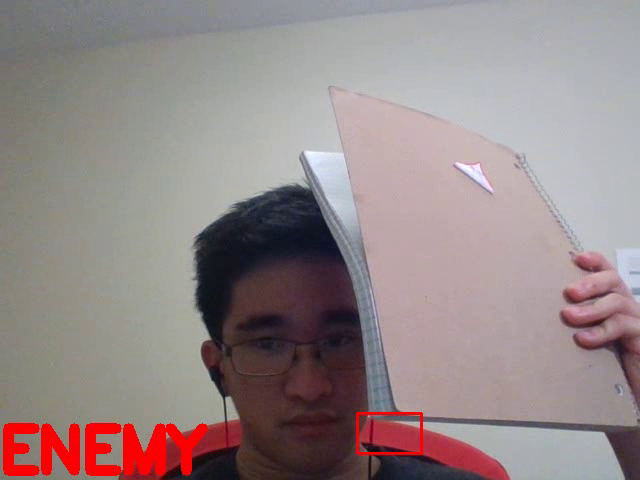
#> input picture frame 4 of website/saved/2016-Apr-03-23_16_32.avi, 640 x 480 px, given in place of the camera
$ python colordetectionandcamera.py   (Python 2 division)
#> lines starting #> are read from the running program, lines starting #| are printed output that depends on the picture; after the words box and inside, x2 and y2 are one past the last pixel; in counts of white or black regions, pixels touching at a corner belong together
'''
ELEC 291 - Project 2 - Group 5A
Analyes color from a moving camera and sends commands
to follow the color
Also records a video
'''


import cv2
import numpy
import serial
import time

#Initializes the camera and serial output to Arduino
camera = cv2.VideoCapture(0)
recorder = None
#ser = serial.Serial('/dev/ttyACM0', 9600)

#Color detection threshold
redLow_HSV = numpy.array([0, 150, 122])
redHigh_HSV = numpy.array([57, 255, 255])
greenLow_HSV = numpy.array([57,131,0])
greenHigh_HSV = numpy.array([101, 255, 255])
minArea = 1000

#For calibration purposes needs streamlining
calibration = False
h_low = 0
h_high = 0
s_low = 0
s_high = 179
v_low = 255
v_high = 255

def updateValues(x):
    pass

if calibration:
    cv2.namedWindow("Calibration")
    cv2.createTrackbar("H_l", "Calibration", 0, 179, updateValues)
    cv2.createTrackbar("S_l", "Calibration", 0 ,255, updateValues)
    cv2.createTrackbar("V_l", "Calibration", 0 ,255, updateValues)
    cv2.createTrackbar("H_h", "Calibration", 0, 179, updateValues)
    cv2.createTrackbar("S_h", "Calibration", 0 ,255, updateValues)
    cv2.createTrackbar("V_h", "Calibration", 0 ,255, updateValues)


#Timing to delay inputs
currTime = int(round(time.time() * 1000))
timeDelay = 150


try:
    while True:
        #Grab the frame from the camera
        (grabbed, frame) = camera.read()
#> frame is the input picture: shape (480, 640, 3); mean B, G, R 136.1, 135.4, 149.6
        if not grabbed:
            break

        #Convert to HSV colorspace
        hsv = cv2.cvtColor(frame, cv2.COLOR_BGR2HSV)
#> hsv: shape (480, 640, 3); mean H, S, V 91.6, 37.9, 152.4

        if calibration:
            h_low = cv2.getTrackbarPos("H_l", "Calibration")
            h_high = cv2.getTrackbarPos("H_h", "Calibration")
            s_low = cv2.getTrackbarPos("S_l", "Calibration")
            s_high = cv2.getTrackbarPos("S_h", "Calibration")
            v_low = cv2.getTrackbarPos("V_l", "Calibration")
            v_high = cv2.getTrackbarPos("V_h", "Calibration")
            low = numpy.array([h_low, s_low, v_low])
            high = numpy.array([h_high, s_high, v_high])
            mask = cv2.inRange(hsv, low, high)

        #Filter the binary images for each color (Only Red currently)
        redBinary = cv2.inRange(hsv, redLow_HSV, redHigh_HSV)
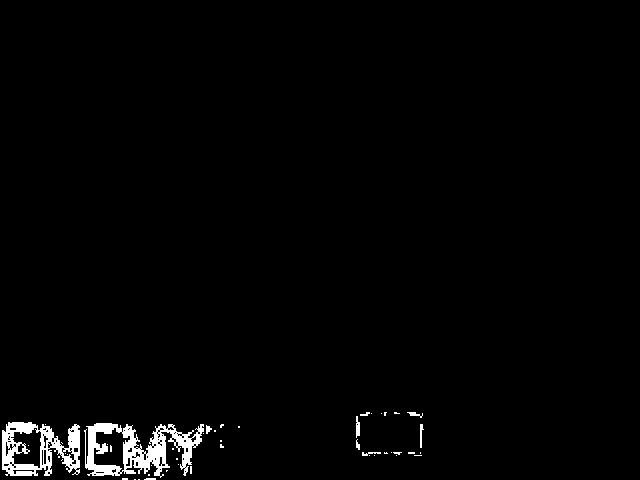
#> redBinary: shape (480, 640); 1.8% white; 48 white regions (38 under 20 px), largest, box (x1, y1, x2, y2) and area: (84, 423, 204, 478) 2920, (2, 422, 80, 476) 2109, (356, 416, 360, 438) 68
        #redBinary = cv2.GaussianBlur(redBinary, (21,21), 0)

        greenBinary = cv2.inRange(hsv, greenLow_HSV, greenHigh_HSV)
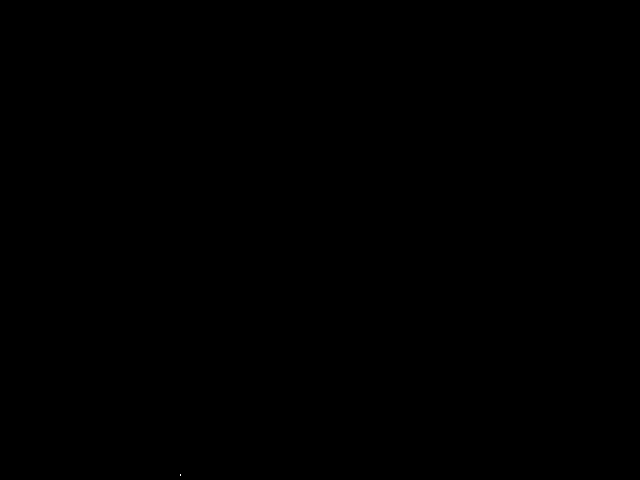
#> greenBinary: shape (480, 640); 0% white in thin lines or dots, all inside (x1, y1, x2, y2) = (180, 474, 181, 476)

        (redCnts, _) = cv2.findContours(redBinary.copy(), cv2.RETR_EXTERNAL, cv2.CHAIN_APPROX_SIMPLE)
#> redCnts = 43 contours, 37 with area under 20; largest, box (x1, y1, x2, y2) and area: (84, 423, 204, 478) 3655, (2, 422, 80, 476) 2994, (356, 416, 360, 438) 45, (420, 424, 424, 448) 29, (407, 412, 423, 418) 22, (206, 425, 212, 434) 21
        (greenCnts, _) = cv2.findContours(greenBinary.copy(), cv2.RETR_EXTERNAL, cv2.CHAIN_APPROX_SIMPLE)
#> greenCnts = [[[180, 474], [180, 475]]]

        maxArea = 0
        maxRedContour = None

        #Finds the largest Red object
        for c in redCnts:
            currArea = cv2.contourArea(c)
            if currArea > minArea:
                maxArea = currArea
                maxRedContour = c
#> this loop made 43 passes
#> (currArea, maxArea) on passes 35 to 36: (3655, 3655), (2993.5, 2993.5)
#> currArea on passes 31, 32, 37, 40: 21, 29, 45, 22.5
        if maxArea != 0:
            print maxArea
#| 2993.5


        #Find the largest green object
        maxGreenContour = None
        maxArea = 0

        for c in greenCnts:
            currArea = cv2.contourArea(c)
            if currArea > minArea:
                maxArea = currArea
                maxGreenContour = c
#> this loop made 1 pass
#> (c, currArea) on pass 1: ([[180, 474], [180, 475]], 0)
        if maxArea != 0:
            print maxArea


        #Image dimensions
        height, width, channels = frame.shape
#> height = 480; width = 640; channels = 3

        if (recorder == None):
            recorder = cv2.VideoWriter('video.avi', -1, 10, (width, height))
            print "Recorder Initialized"

        #Commands to control the Arduino
        if ((currTime + timeDelay) < int(round(time.time() * 1000))):
            if maxRedContour != None:
                (x, y, w, h) = cv2.boundingRect(maxRedContour)
                cv2.rectangle(frame, (x, y), (x + w, y +  h), (0, 0, 255), 2)

                '''
                x_mid = x + 0.5*w
                y_mid = y + 0.5*h

                #Moves camera left or right
                if (width/2 > x+w) or (width/2 < x):

                    if (x_mid < width/2):
                        ser.write('l')
                    elif (x_mid > width/2):
                        ser.write('r')

                #Moves camera up or down
                if (height/2 > y+h) or (height/2 < y):
                    if (y_mid > height/2):
                        ser.write('d')
                    elif (y_mid < height/2):
                        ser.write('u')
                '''
            currTime = int(round(time.time() * 1000))


        if maxGreenContour != None:
            (x, y, w, h) = cv2.boundingRect(maxGreenContour)
            cv2.rectangle(frame, (x, y), (x + w, y +  h), (0, 255, 0), 2)

#> (the run stopped early here; a loop or call above may not have finished)

$ run again, starting later in the video
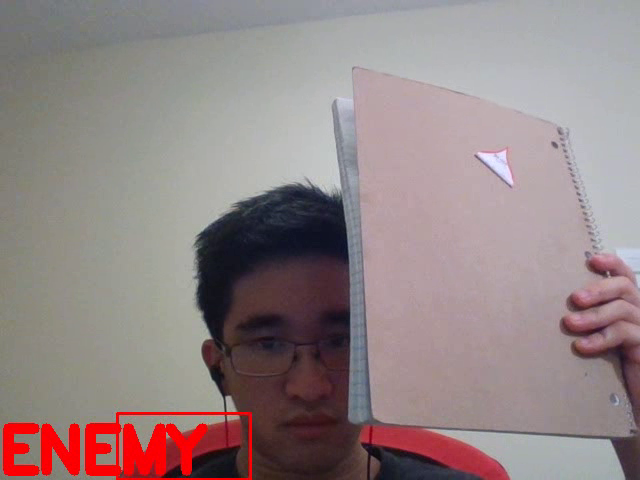
#> input picture frame 18 of website/saved/2016-Apr-03-23_16_32.avi, 640 x 480 px, given in place of the camera
#> frame is the input picture: shape (480, 640, 3); mean B, G, R 133.3, 132.6, 147.8
#> hsv: shape (480, 640, 3); mean H, S, V 94.9, 38.9, 150.3
#> `redBinary = cv2.inRange(hsv, redLow_HSV, redHigh_HSV)`:
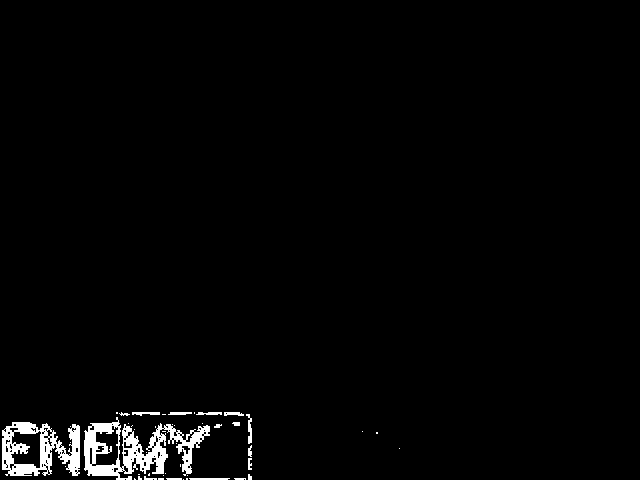
#> redBinary: shape (480, 640); 2% white; 47 white regions (30 under 20 px)
#> greenBinary: shape (480, 640); every value is 0
#> redCnts = 47 contours, 38 with area under 20; largest, box (x1, y1, x2, y2) and area: (84, 417, 210, 480) 3711, (2, 422, 80, 476) 2938, (246, 414, 252, 444) 58, (132, 412, 160, 416) 46, (224, 412, 244, 416) 40
#> greenCnts = []
#> the loop `for c in redCnts:` made 47 passes
#> (currArea, maxArea) on passes 37 to 38: (2938, 2938), (3711, 3711)
#| 3711.0

$ run again, starting later in the video
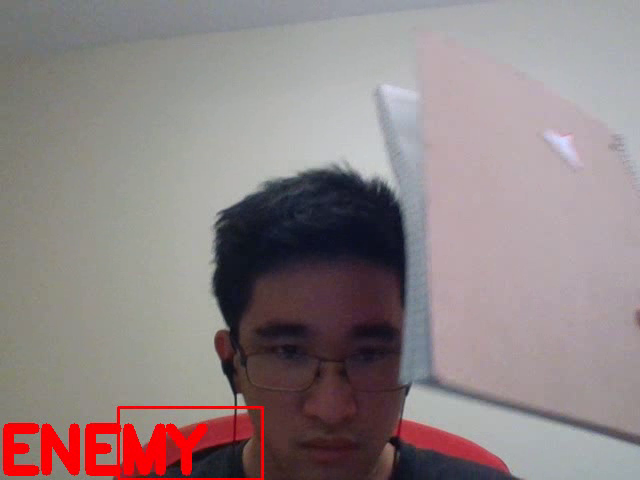
#> input picture frame 32 of website/saved/2016-Apr-03-23_16_32.avi, 640 x 480 px, given in place of the camera
#> frame is the input picture: shape (480, 640, 3); mean B, G, R 131.8, 130.8, 143.8
#> hsv: shape (480, 640, 3); mean H, S, V 94.1, 39.2, 146.7
#> `redBinary = cv2.inRange(hsv, redLow_HSV, redHigh_HSV)`:
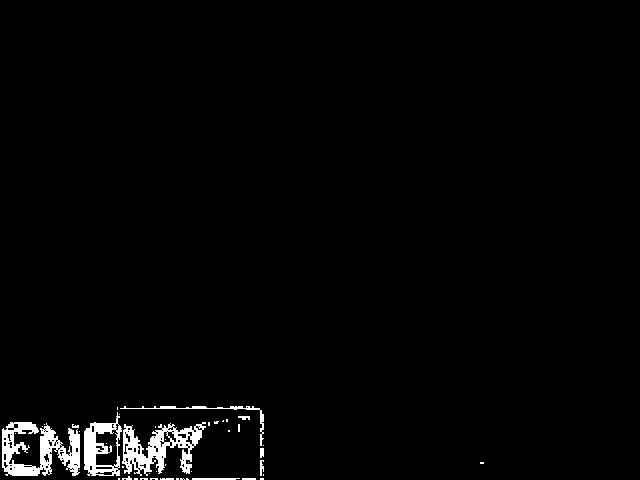
#> redBinary: shape (480, 640); 2% white; 45 white regions (33 under 20 px)
#> greenBinary: shape (480, 640); every value is 0
#> redCnts = 43 contours, 35 with area under 20; largest, box (x1, y1, x2, y2) and area: (122, 422, 206, 476) 2065, (2, 422, 80, 476) 2054, (84, 412, 122, 476) 1724, (120, 406, 264, 446) 182, (192, 478, 240, 480) 44, (260, 448, 264, 458) 24, (260, 460, 264, 476) 22, (238, 416, 250, 420) 20
#> greenCnts = []
#> the loop `for c in redCnts:` made 43 passes
#> (currArea, maxArea) on passes 34, 35, 41: (2065, 2065), (2054, 2054), (1724.5, 1724.5)
#| 1724.5
